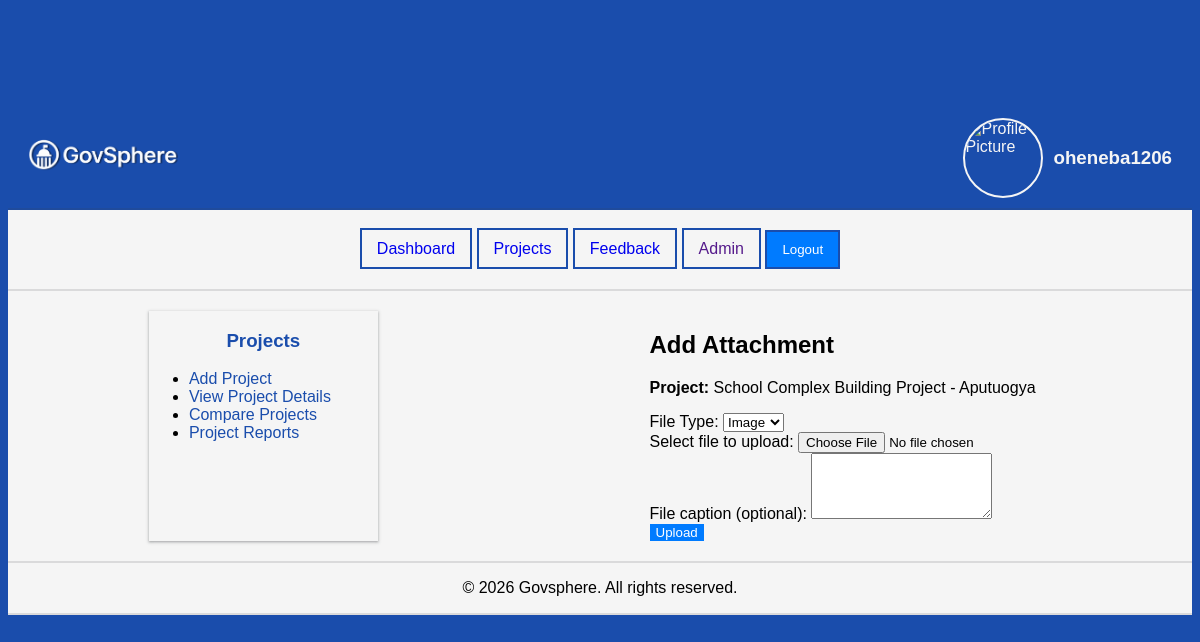
The app's page /projects/1/attachments/add/ (signed in), older data.
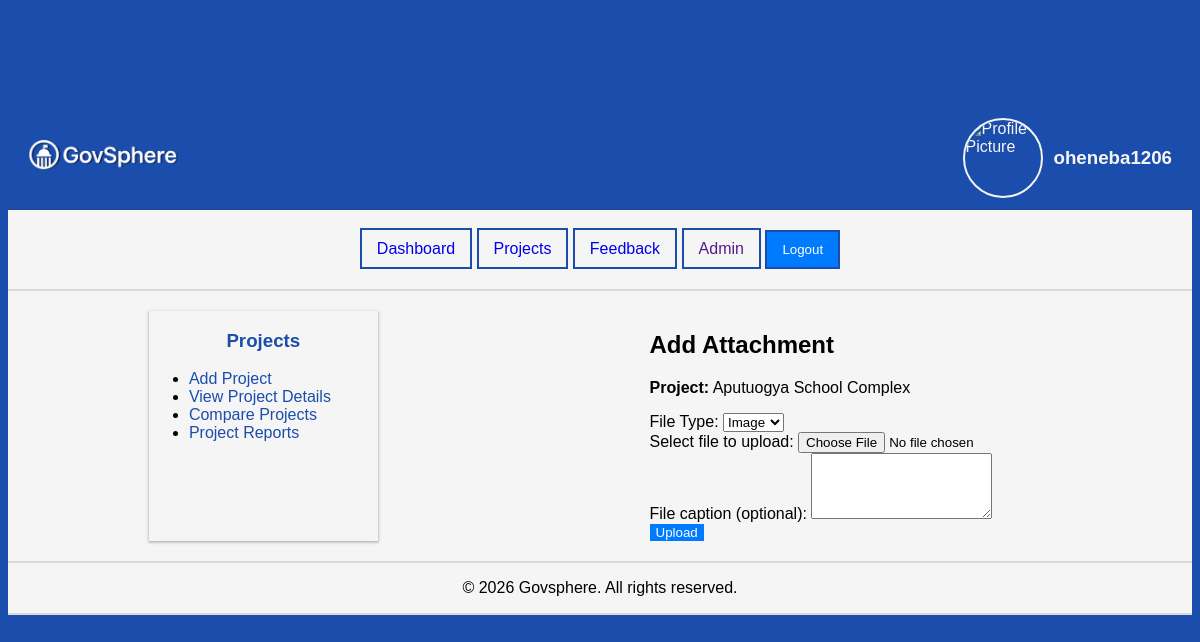
The same page, newer data.
### projects/models.py (models this page shows, shortened)
class Project(models.Model):
    STATUS_CHOICES = (
        ('proposed', 'Pending Approval'),
        ('in_progress', 'In Progress'),
        ('completed', 'Completed'),
    )
    title = models.CharField(max_length=300)
    description = models.TextField()
    budget = models.DecimalField(max_digits=10, decimal_places=2)
    status = models.CharField(max_length=20, choices=STATUS_CHOICES, default='proposed')
    location = models.CharField(max_length=200)
    created_at = models.DateTimeField(auto_now_add=True)
    created_by = models.ForeignKey(settings.AUTH_USER_MODEL, on_delete=models.CASCADE)

### projects/views.py (the view)
# urls.py: path("<int:pk>/attachments/add/", views.add_project_attachment, name="add_project_attachment"),
@login_required
def add_project_attachment(request, pk):
    project = get_object_or_404(Project, pk=pk)
    if request.method == "POST":
        form = ProjectAttachmentForm(request.POST, request.FILES)
        if form.is_valid():
            att = form.save(commit=False)
            att.project = project
            att.uploaded_by = request.user
            att.save()
            return redirect("project_detail", pk=project.pk)
    else:
        form = ProjectAttachmentForm()
    data = {
        "form": form,
        "project": project,
        "file_type": ProjectAttachment.FILE_TYPE_CHOICES,
    }
    return render(request, "projects/add_attachment.html", data)

### projects/forms.py
class ProjectAttachmentForm(forms.ModelForm):
    class Meta:
        model = ProjectAttachment
        fields = ["file_type", "file", "caption"]

### templates/projects/add_attachment.html (shortened to what this page needs)
{% extends "projects/project_list.html" %}
{% block projects_main %}
<div>
  <h2>Add Attachment</h2>
  <p><strong>Project:</strong> {{ project.title }}</p>
  <form method="post" enctype="multipart/form-data">
    <form action="">
      <div class="is_form_item">
        <label for="file_type">File Type:</label>
        <select id="file_type" name="file_type" required>
          {% for value, label in file_type %}
          <option value="{{ value }}">{{ label }}</option>
          {% endfor %}
        </select>
      </div>
      <div class="is_form_item">
        <label for="file">Select file to upload:</label>
        <input type="file" id="file" name="file" required>
      </div>
      <div class="is_form_item">
        <label for="caption">File caption (optional):</label>
        <textarea id="caption" name="caption" rows="4"></textarea>
      </div>
      <button type="submit">Upload</button>
    </form>
  </form>
</div>
{% endblock projects_main %}

Row changes from the older to the newer data that the page shows:
changed Project: title "School Complex Building Project - Aputuogya" → "Aputuogya School Complex"
